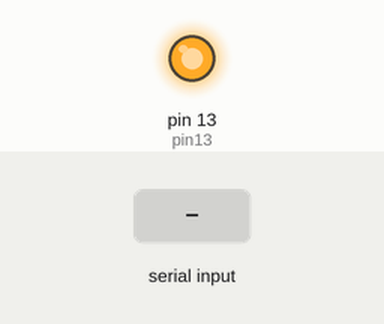
This sketch was run on a simulated Arduino Uno, built with avr-gcc and run on an emulated ATmega328P. Parts: output pins drawn as LEDs (lit = HIGH). The test bench sets the inputs (shaded band).

Above: at 1.2 s.
1.3 s: "11\n" received over Serial
At 2.5 s:
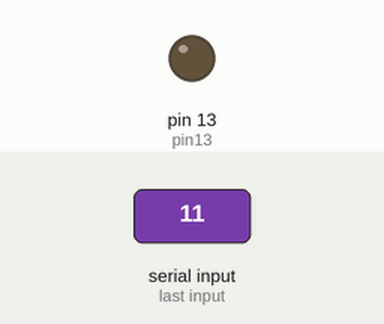
Timing chart, 0 to 4.3 s (numbered marks = the images above; inputs shaded):
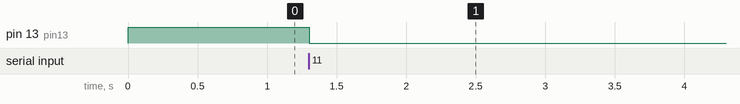

The sketch:

Solas.ino
```cpp
#define pin13 13
#define pin11 11
#define pin9 9

void setup()
{
  //set pinmodes
  pinMode(pin13, OUTPUT);

  //set initial values
  digitalWrite(pin13, HIGH);

  //open serial comm
  Serial.begin(9600);
}


void loop()
{
  if (Serial.available() > 0)
  {
    int command = Serial.parseInt();

    switch (command)
    {
      //FLOODS----------------
      case 11:
      {
        FloodOff();
      }
      case 12:
      {
        FloodOn();
      }


      //SPOTS------------------
      case 21:
      {
        SpotOn();
      }
      case 22:
      {
        SpotOff();
      }


      //UTILITY-----------------
      case 31:
      {
        UtilityOn();
      }
      case 32:
      {
        UtilityOff();
      }
      case 33:
      {
        UtilityStrobe();
      }
      case 34:
      {
        UtilityMaint();
      }
    }
  }
}
```

Flood.ino
```cpp
//All commands for FLOODS
void FloodOn()
{
  digitalWrite(pin13, LOW);
}

void FloodOff()
{
  digitalWrite(pin13, HIGH);
}

void FloodStrobe()
{
  digitalWrite(pin13, LOW);
  delay(500);
  digitalWrite(pin13, HIGH);
  delay(500);
}
```

Spot.ino
```cpp
//All commands for SPOTS
void SpotOn()
{
  digitalWrite(pin11, LOW);
}

void SpotOff()
{
  digitalWrite(pin11, HIGH);
}

void SpotStrobe()
{
  digitalWrite(pin11, LOW);
  delay(500);
  digitalWrite(pin11, HIGH);
  delay(500);
}
```

Utility.ino
```cpp
//All commands for UTILITY
void UtilityOn()
{
  digitalWrite(pin9, LOW);
}

void UtilityOff()
{
  digitalWrite(pin9, HIGH);
}

void UtilityStrobe()
{
  digitalWrite(pin9, LOW);
  delay(500);
  digitalWrite(pin9, HIGH);
  delay(500);
}

void UtilityMaint()
{
  digitalWrite(pin9, LOW);
  delay(1000);
  for (int i = 0; i < 3; i++)
  {
    digitalWrite(pin9, HIGH);
    delay(200);
    digitalWrite(pin9, LOW);
    delay(200);
  }
  digitalWrite(pin9, HIGH);
  delay(1000);
}

void UtilitySOS()
{
  for (int i = 0; i < 3; i++)
  {
    digitalWrite(pin9, HIGH);
    delay(300);
    digitalWrite(pin9, LOW);
    delay(300);
  }

  delay(1500);
  for (int i = 0; i < 3; i++)
  {
    digitalWrite(pin9, HIGH);
    delay(1000);
    digitalWrite(pin9, LOW);
    delay(300);
  }

  delay(1500);
  for (int i = 0; i < 3; i++)
  {
    digitalWrite(pin9, HIGH);
    delay(300);
    digitalWrite(pin9, LOW);
    delay(300);
  }
  delay(3000);
}
```

Measured:
- after the input at 1.3 s, pin 13 (pin13): HIGH → LOW at once
